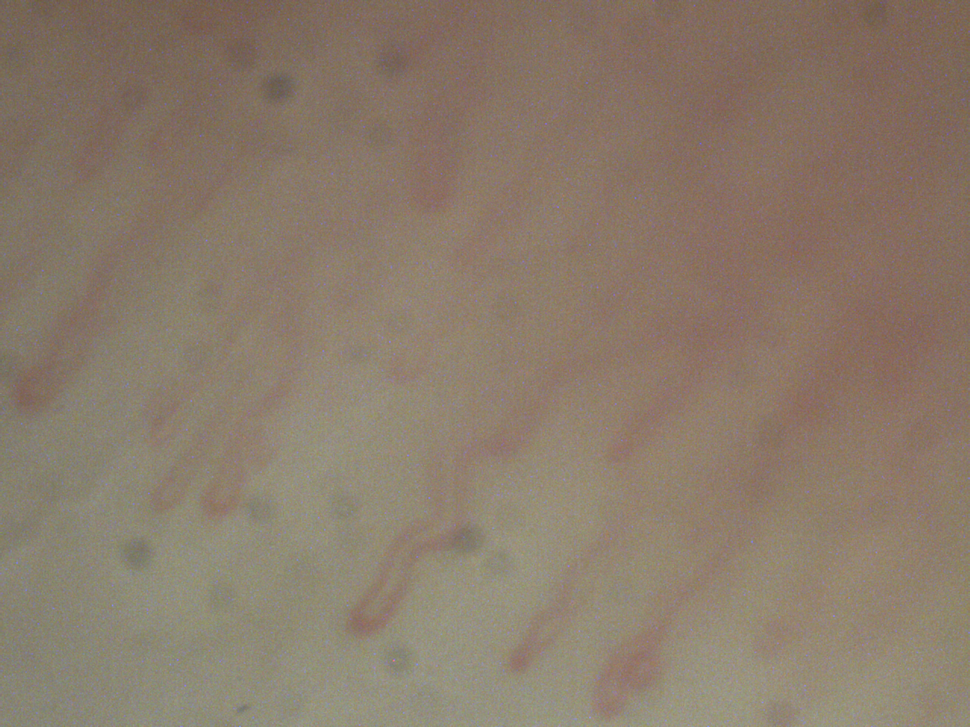
%> input picture 6.png, 970 x 727 px, shrunk from 1280 x 960 before the run
$ octave --eval "result = imageEnhancement(rgb2gray(imread('../6.png')));"   (GNU Octave 9; MATLAB toolbox functions it lacks are replaced by stand-ins)
%> lines starting %> are read from the running program, lines starting %| are printed output that depends on the picture
function enhanced_image = imageEnhancement(image)
%Function to enhance contrast in images. Returns the fully enhanced image.

claheimg = adapthisteq(image); %Histogram equalization
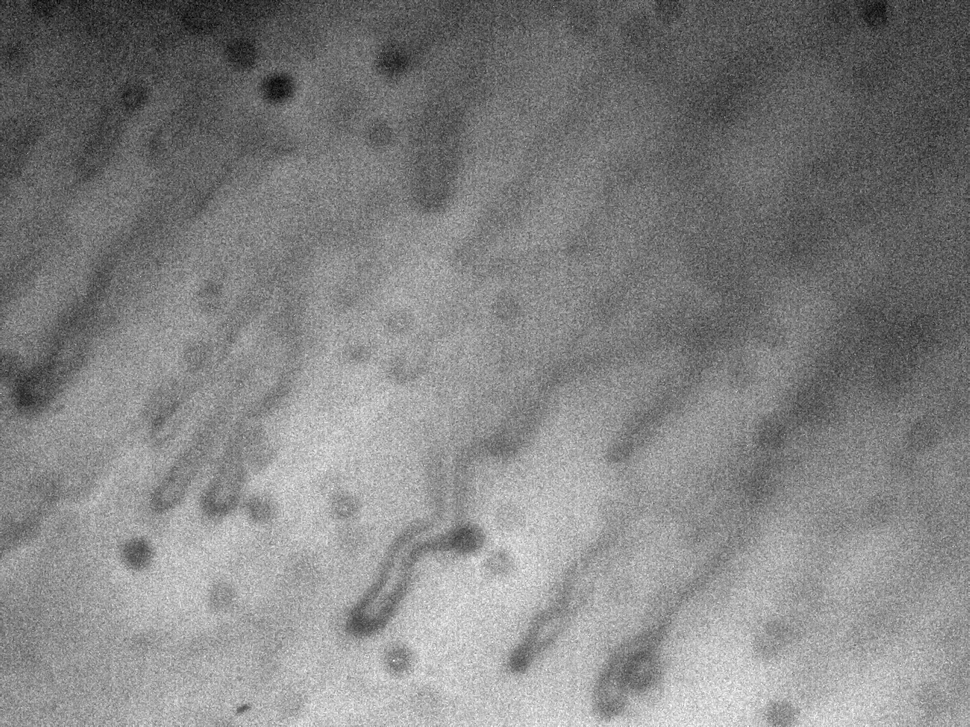
%> claheimg: size 727x970 uint8; min 0, max 255, mean 130.7
medianimg = medfilt2(claheimg); %Median filtering
contrastimg = imadjust(medianimg,stretchlim(medianimg),[]); %Contrast stretching
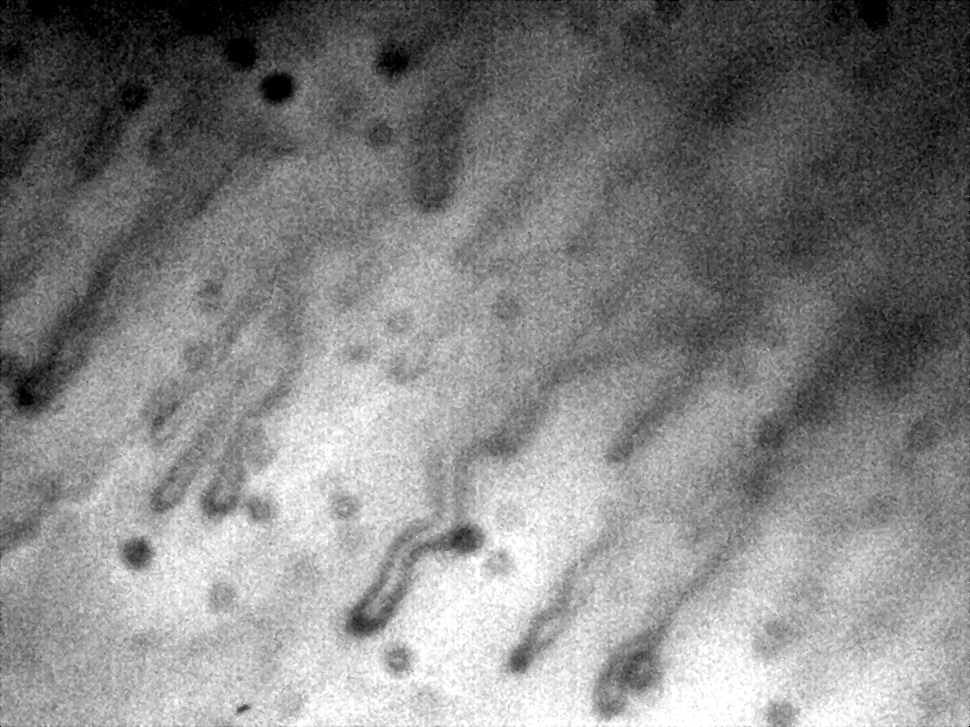
%> contrastimg: size 727x970 uint8; min 0, max 255, mean 130.8
enhanced_image = contrastimg;
end

$ run again, on Capillary_dots.png
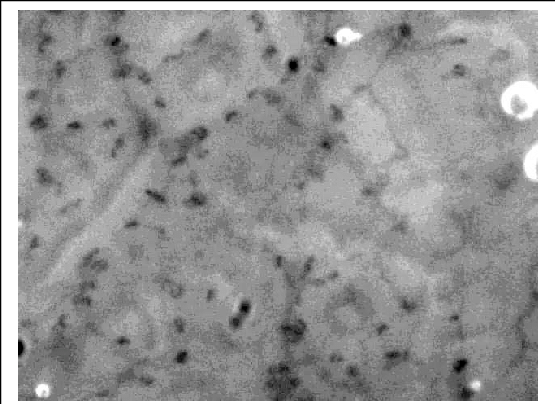
%> input picture Capillary_dots.png, 555 x 404 px
%> in imageEnhancement, `medianimg = medfilt2(claheimg);`:
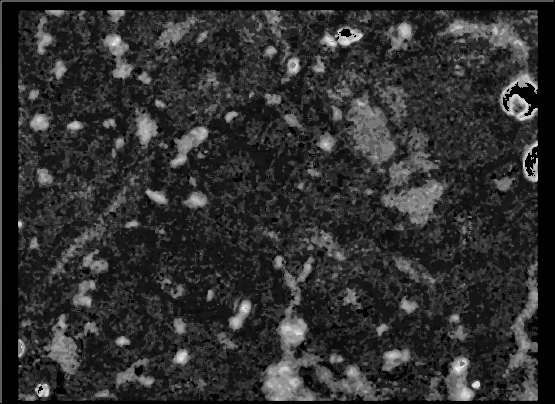
%> medianimg: size 404x555 uint8; min 0, max 244, mean 47.4
%> in imageEnhancement, `contrastimg = imadjust(medianimg,stretchlim(medianimg),[]);`:
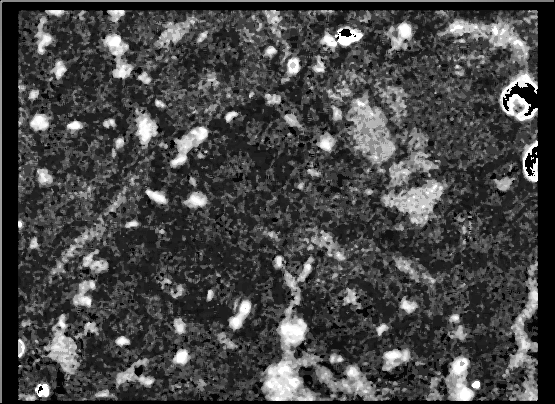
%> contrastimg: size 404x555 uint8; min 0, max 255, mean 69.7

$ run again, on Fiber_NewCamera_0.png
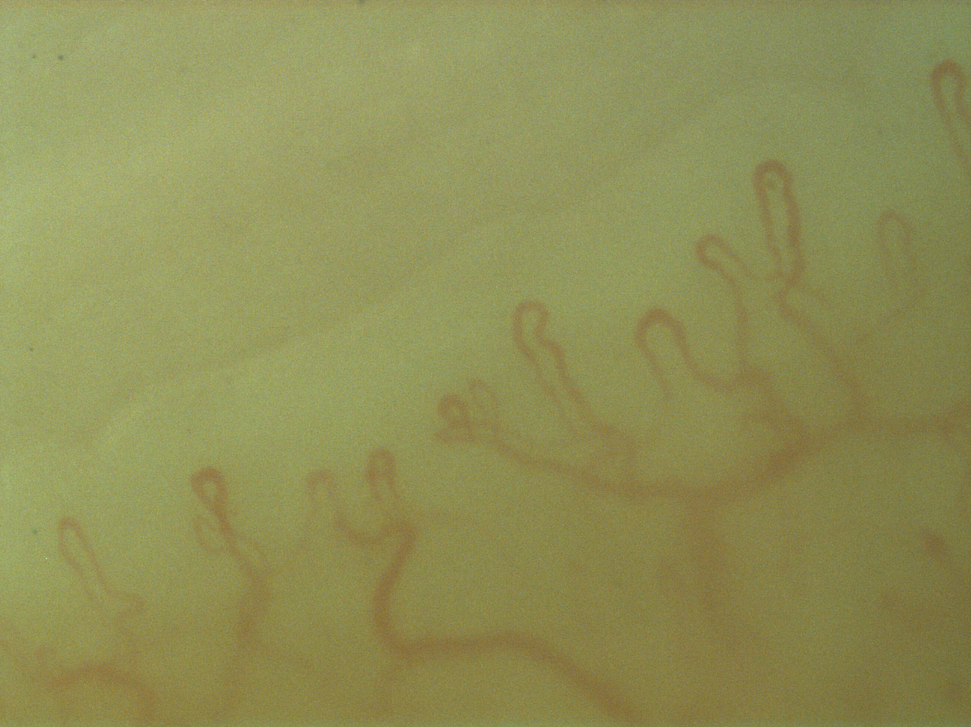
%> input picture Fiber_NewCamera_0.png, 971 x 727 px, shrunk from 1288 x 964 before the run
%> in imageEnhancement, `claheimg = adapthisteq(image);`:
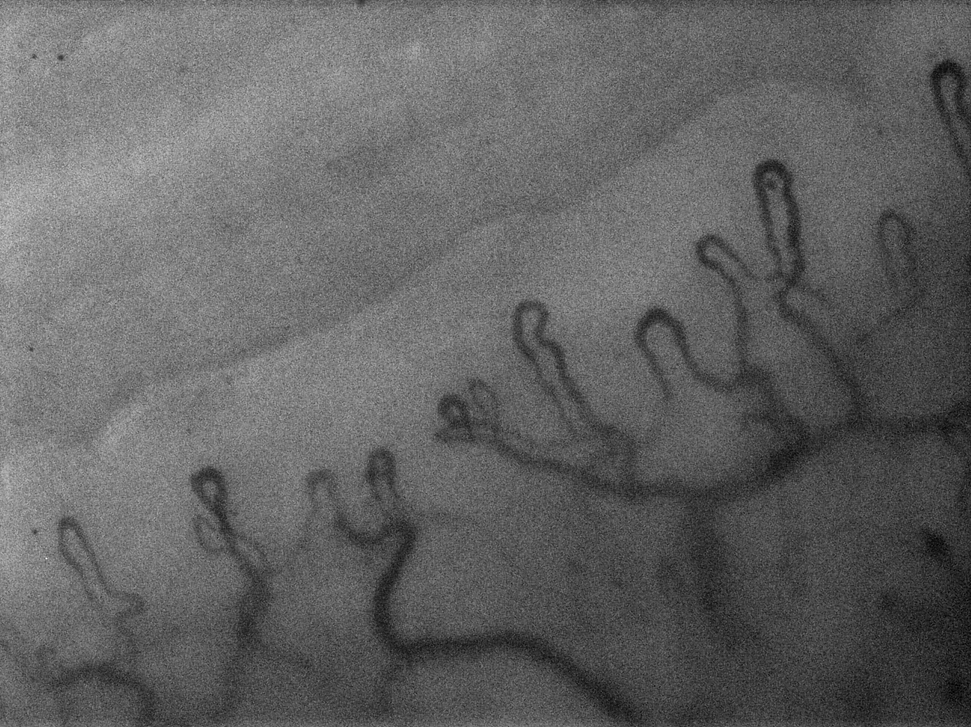
%> claheimg: size 727x971 uint8; min 0, max 255, mean 98.9
%> in imageEnhancement, `contrastimg = imadjust(medianimg,stretchlim(medianimg),[]);`:
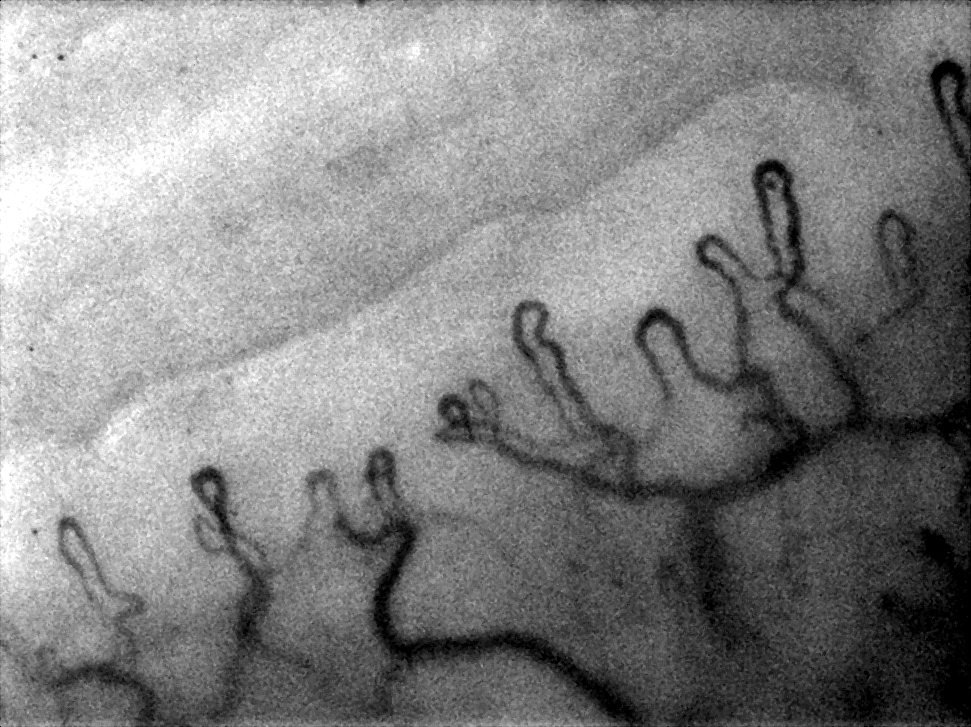
%> contrastimg: size 727x971 uint8; min 0, max 255, mean 131.5
